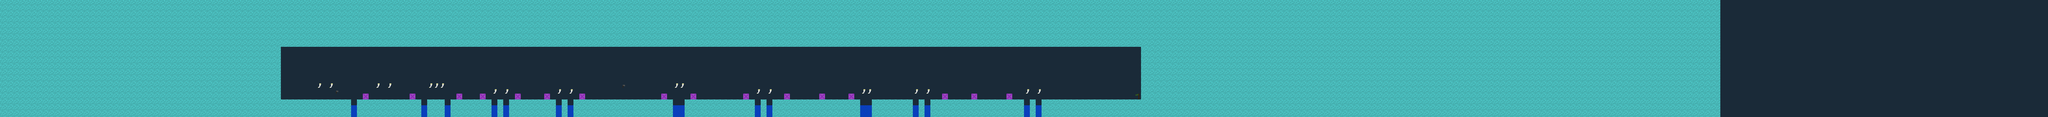

A 2D game scene composited from a Tiled map and its tileset images. What follows is a short description and the map's XML, with each tile layer's data collapsed to a summary:
An orthogonal 350x20 tile map with 16x16 px tiles, 3 tile layers (Background, Graphics, object) and 86 objects.

<map version="1.4" tiledversion="1.4.1" orientation="orthogonal" renderorder="right-down" width="350" height="20" tilewidth="16" tileheight="16" infinite="0" nextlayerid="19" nextobjectid="124">
 <tileset firstgid="1" source="tiles.tsx" />
 <layer id="1" name="Background" width="350" height="20">
  <data>[7000 cells, 7000 non-empty, 1 distinct tile ids]</data>
 </layer>
 <layer id="2" name="Graphics" width="350" height="20">
  <data>[7000 cells, 4540 non-empty, 2 distinct tile ids]</data>
 </layer>
 <layer id="10" name="object" width="350" height="20">
  <data>[7000 cells, 40 non-empty, 4 distinct tile ids]</data>
 </layer>
 <objectgroup id="3" name="Ground">
  <object id="36" x="2848" y="272" width="272" height="48" />
  <object id="37" x="2816" y="272" width="16" height="48" />
  <object id="38" x="2544" y="272" width="256" height="48" />
  <object id="39" x="2512" y="272" width="16" height="48" />
  <object id="40" x="2384" y="272" width="112" height="48" />
  <object id="41" x="2112" y="272" width="240" height="48" />
  <object id="42" x="2080" y="272" width="16" height="48" />
  <object id="43" x="1872" y="272" width="192" height="48" />
  <object id="44" x="1568" y="272" width="272" height="48" />
  <object id="45" x="1536" y="272" width="16" height="48" />
  <object id="46" x="1392" y="272" width="128" height="48" />
  <object id="47" x="1360" y="272" width="16" height="48" />
  <object id="48" x="1232" y="272" width="112" height="48" />
  <object id="50" x="1168" y="272" width="48" height="48" />
  <object id="51" x="976" y="272" width="176" height="48" />
  <object id="52" x="768" y="272" width="192" height="48" />
 </objectgroup>
 <objectgroup id="4" name="Box" />
 <objectgroup id="5" name="Brick">
  <object id="53" x="752" y="0" width="16" height="304" />
  <object id="54" x="768" y="112" width="2368" height="16" />
  <object id="55" x="3120" y="112" width="16" height="208" />
  <object id="57" x="2752" y="256" width="16" height="16" />
  <object id="58" x="2656" y="256" width="16" height="16" />
  <object id="59" x="2576" y="256" width="16" height="16" />
  <object id="60" x="2320" y="256" width="16" height="16" />
  <object id="61" x="2240" y="256" width="16" height="16" />
  <object id="62" x="2144" y="256" width="16" height="16" />
  <object id="63" x="2032" y="256" width="16" height="16" />
  <object id="64" x="1888" y="256" width="16" height="16" />
  <object id="65" x="1808" y="256" width="16" height="16" />
  <object id="66" x="1584" y="256" width="16" height="16" />
  <object id="67" x="1488" y="256" width="16" height="16" />
  <object id="68" x="1408" y="256" width="16" height="16" />
  <object id="69" x="1312" y="256" width="16" height="16" />
  <object id="70" x="1248" y="256" width="16" height="16" />
  <object id="71" x="1120" y="256" width="16" height="16" />
  <object id="72" x="992" y="256" width="16" height="16" />
 </objectgroup>
 <objectgroup id="9" name="Horn">
  <object id="86" x="864" y="224" width="16" height="16" />
  <object id="87" x="896" y="224" width="16" height="16" />
  <object id="88" x="1024" y="224" width="16" height="16" />
  <object id="89" x="1056" y="224" width="16" height="16" />
  <object id="90" x="1168" y="224" width="16" height="16" />
  <object id="91" x="1184" y="224" width="16" height="16" />
  <object id="92" x="1200" y="224" width="16" height="16" />
  <object id="93" x="1344" y="240" width="16" height="16" />
  <object id="94" x="1376" y="240" width="16" height="16" />
  <object id="95" x="1520" y="240" width="16" height="16" />
  <object id="96" x="1552" y="240" width="16" height="16" />
  <object id="97" x="1840" y="224" width="16" height="16" />
  <object id="98" x="1856" y="224" width="16" height="16" />
  <object id="99" x="2064" y="240" width="16" height="16" />
  <object id="100" x="2096" y="240" width="16" height="16" />
  <object id="101" x="2368" y="240" width="16" height="16" />
  <object id="102" x="2352" y="240" width="16" height="16" />
  <object id="103" x="2496" y="240" width="16" height="16" />
  <object id="104" x="2528" y="240" width="16" height="16" />
  <object id="105" x="2800" y="240" width="16" height="16" />
  <object id="106" x="2832" y="240" width="16" height="16" />
 </objectgroup>
 <objectgroup id="6" name="Saxon" />
 <objectgroup id="8" name="PlayerStart">
  <object id="123" x="784" y="256" width="16" height="16" />
 </objectgroup>
 <objectgroup id="11" name="LevelEnd">
  <object id="56" x="3104" y="256" width="16" height="16" />
 </objectgroup>
 <objectgroup id="12" name="Jotun">
  <object id="73" x="1072" y="256" width="16" height="16" />
  <object id="74" x="1280" y="256" width="16" height="16" />
  <object id="75" x="1456" y="256" width="16" height="16" />
  <object id="76" x="1664" y="256" width="16" height="16" />
  <object id="77" x="1728" y="256" width="16" height="16" />
  <object id="78" x="1952" y="256" width="16" height="16" />
  <object id="79" x="2192" y="256" width="16" height="16" />
  <object id="80" x="2288" y="256" width="16" height="16" />
  <object id="81" x="2624" y="256" width="16" height="16" />
  <object id="82" x="2688" y="256" width="16" height="16" />
  <object id="83" x="3008" y="256" width="16" height="16" />
 </objectgroup>
 <objectgroup id="13" name="Nord" />
 <objectgroup id="14" name="Spike">
  <object id="107" x="960" y="288" width="16" height="32" />
  <object id="108" x="1152" y="288" width="16" height="32" />
  <object id="109" x="1216" y="288" width="16" height="32" />
  <object id="110" x="1344" y="288" width="16" height="32" />
  <object id="111" x="1376" y="288" width="16" height="32" />
  <object id="112" x="1520" y="288" width="16" height="32" />
  <object id="113" x="1552" y="288" width="16" height="32" />
  <object id="115" x="1840" y="288" width="32" height="32" />
  <object id="116" x="2064" y="288" width="16" height="32" />
  <object id="117" x="2096" y="288" width="16" height="32" />
  <object id="118" x="2352" y="288" width="32" height="32" />
  <object id="119" x="2496" y="288" width="16" height="32" />
  <object id="120" x="2528" y="288" width="16" height="32" />
  <object id="121" x="2800" y="288" width="16" height="32" />
  <object id="122" x="2832" y="288" width="16" height="32" />
 </objectgroup>
 <objectgroup id="15" name="Frank" />
 <objectgroup id="16" name="Monks" />
 <objectgroup id="17" name="Axe">
  <object id="84" x="1696" y="224" width="16" height="16" />
  <object id="85" x="912" y="240" width="16" height="16" />
 </objectgroup>
 <objectgroup id="18" name="Fireball" />
</map>
